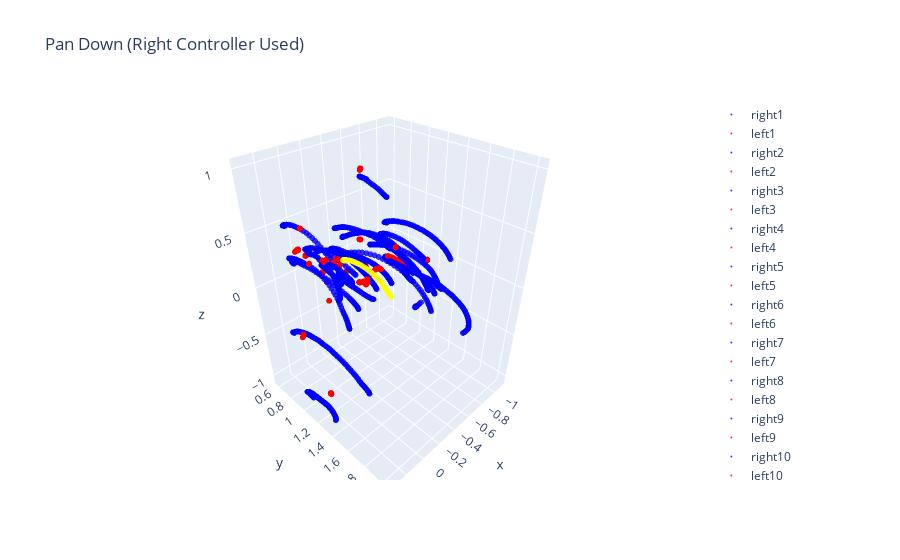

Notebook cell for this chart:
### Markdown cell above
Overview: Plots all gesture strokes of the same template and the average of those.

Details:
    - Currently only works with pan down unimanual (right controller)

Requirements:
    - Must run the first code block successfully to import libraries.
    - Must run the third/above code block successfully to create gesture dictionary.

### Code cell
'''Creating a list of dataframes that will be plotted in the figure'''
#Adds dataframes that have the same template(pan down unimanual right controller) to a list.
all_dfs = []
pan_down_key = list(gesture_dict.keys())[0]
for file_path in gesture_dict[pan_down_key][0]:
    df = pd.read_csv(file_path)
    # Drops strokes that don't use right controller
    df.drop(df[(df["trigger_pull_amount_right"] == 0)].index, inplace=True)
    # Drops strokes where both controller are in use
    df.drop(df[(df["trigger_pull_amount_right"] == 1) & (df["trigger_pull_amount_left"] == 1)].index, inplace=True)
    # Drops strokes based on trial number
    df.drop(df[(df['gesture_counter_UI']) != 1].index, inplace=True)
    df.reset_index(drop=True, inplace=True)
    # To counter controllers that have a time difference between trigger pulls
    if (len(df) > 15):
        all_dfs.append(df)


#Plot all strokes (right controller data only) from all_dfs on single figure
fig = go.Figure()
stroke_num = 0
for df in all_dfs:
    stroke_num += 1
    fig.add_trace(go.Scatter3d(
    x=df['r_controller_translation_x'],
    y=df['r_controller_translation_y'],
    z=df['r_controller_translation_z'],
    mode='markers',
    marker=dict(
        size=2,
        color='blue',  # colorscale
        opacity=0.8,
    ),
    name='right'+str(stroke_num),
    showlegend=True))

    fig.add_trace(go.Scatter3d(
    x=df['l_controller_translation_x'],
    y=df['l_controller_translation_y'],
    z=df['l_controller_translation_z'],
    mode='markers',
    marker=dict(
        size=2,
        color='red',  # colorscale
        opacity=0.8,
    ),
    name='left'+str(stroke_num),
    showlegend=True))

'''Calculate average of all the strokes based on coordinates'''
#List will contain the different strokes represented by a tuple.
#Each tuple will contain three lists, each containing the X, Y, Z coordinates that make up that stroke.

fifty_pts = []  #Store 50 data points on the smoothed curve
for df in all_dfs:

    '''Smooth the strokes'''
    x=df['r_controller_translation_x']
    y=df['r_controller_translation_y']
    z=df['r_controller_translation_z']

    # The number of control points and knots
    k = 3  # degree of the B-spline
    t = np.linspace(0, 1, len(df))

    spl_x = make_interp_spline(t, x, k=k)
    spl_y = make_interp_spline(t, y, k=k)
    spl_z = make_interp_spline(t, z, k=k)

    # Evaluate the B-spline over a dense set of points for a smooth trajectory
    dense_t = np.linspace(0, 1, 5 * len(df))  # points in the smoothed curve; can be adjusted
    x_smooth = spl_x(dense_t)
    y_smooth = spl_y(dense_t)
    z_smooth = spl_z(dense_t)
    
    fifty_x_smooth = []
    fifty_y_smooth = []
    fifty_z_smooth = []
    dist_between_pts = len(x_smooth) / 50

    '''Extract fifty data points from the smoothed curve'''
    curr_index = 0.0
    for index in range(len(x_smooth)):
        if dist_between_pts <= 0:
            continue
        if (index != int(curr_index)) :
            continue
        if len(fifty_x_smooth) == 50:
            continue
        fifty_x_smooth.append(x_smooth[index])
        fifty_y_smooth.append(y_smooth[index])
        fifty_z_smooth.append(z_smooth[index])
        curr_index += dist_between_pts
    fifty_pts.append((fifty_x_smooth, fifty_y_smooth, fifty_z_smooth))

#Stores the x, y, z coordinates that make up the averaged stroke
averaged_x = []
averaged_y = []
averaged_z = []

#Accesses the x(0), y(1), z(2) coordinates
for i in range(3):
    #Accesses the index of the 50 data points
    for j in range(50):
        sum_coordinates = 0.0
        #Adds the value at j index of the 50 data point on the i coordinate to the sum
        for stroke in fifty_pts:
            sum_coordinates += stroke[i][j]    
        #Calculates the average value of the coordinate based on the sum and appends to the average stroke list
        if i == 0:
            averaged_x.append(sum_coordinates/len(fifty_pts))
        elif i == 1:
            averaged_y.append(sum_coordinates/len(fifty_pts))
        else:
            averaged_z.append(sum_coordinates/len(fifty_pts))

'''Plot the average stroke'''
fig.add_trace(go.Scatter3d(
x=averaged_x,
y=averaged_y,
z=averaged_z,
mode='markers',
marker=dict(
    size=2,
    color='yellow',  # colorscale
    opacity=0.8,
),
name='average right controller',
showlegend=True))

fig.update_layout(
    title_text='Pan Down (Right Controller Used)', 
    scene_aspectmode='data'
)
fig.show()
